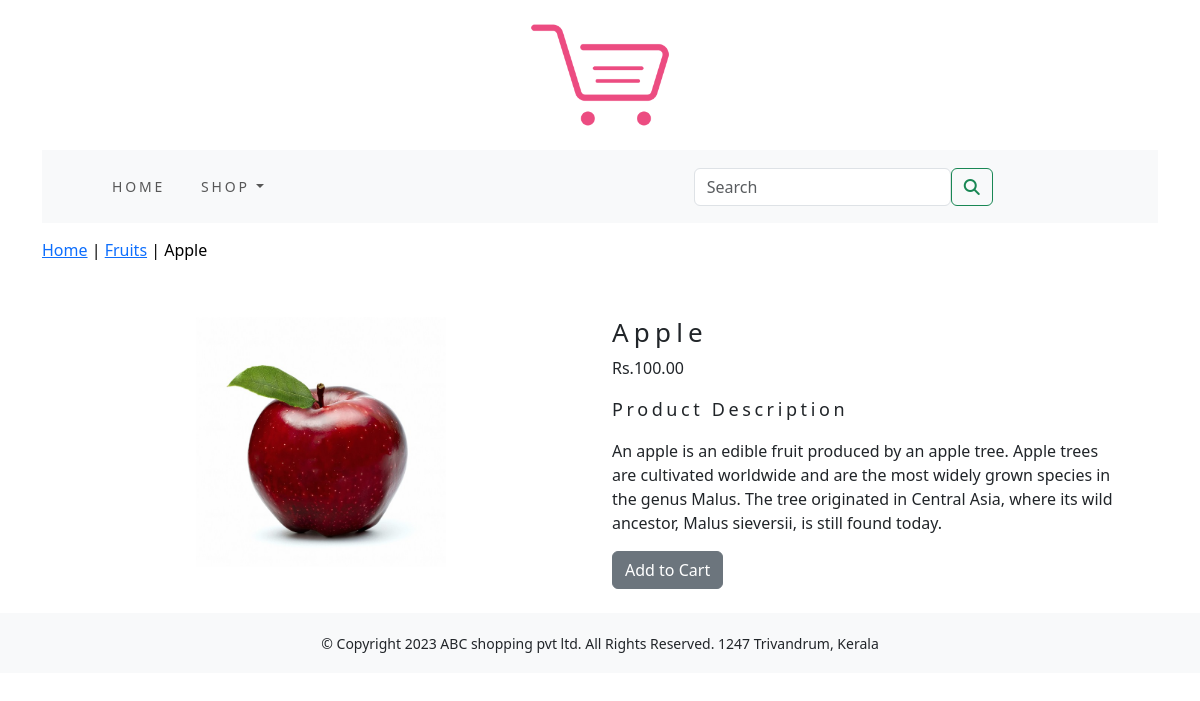
Screenshot of /ecommerceapp/fruits/apple/ with the database file from the repository.
### ecommerceapp/models.py (models this page shows, shortened)
class Product(models.Model):
    name = models.CharField(max_length=250, unique=True)
    slug = models.SlugField(max_length=250, unique=True)
    description = models.TextField(blank=True)
    price = models.DecimalField(max_digits=10, decimal_places=2)
    category = models.ForeignKey(Category, on_delete=models.CASCADE)
    image = models.ImageField(upload_to='product', blank=True)
    stock = models.IntegerField()
    available = models.BooleanField(default=True)
    created = models.DateTimeField(auto_now_add=True)
    updated = models.DateTimeField(auto_now=True)
    class Meta:
        ordering = ('name',)
        verbose_name = 'product'
        verbose_name_plural = 'products'

class Category(models.Model):
    name = models.CharField(max_length=250, unique=True)
    slug = models.SlugField(max_length=250, unique=True)
    description = models.TextField()
    image = models.ImageField(upload_to='category', blank=True)
    class Meta:
        ordering = ('name',)
        verbose_name = 'category'
        verbose_name_plural = 'categories'
    def get_url(self):
        return reverse('ecommerceapp:products_by_category', args=[self.slug])
    def __str__(self):
        return '{}'.format(self.name)

### ecommerceapp/views.py (the view)
# urls.py: path('<slug:c_slug>/<slug:product_slug>/', views.proDetail, name='prodCatdetail'),
def proDetail(request, c_slug, product_slug):
    try:
        product = Product.objects.get(category__slug=c_slug, slug=product_slug)
    except Exception as e:
        raise e
    return render(request, 'product.html', {'product': product})

### cart/context_processors.py (called while the page is built)
def counter(request):
    item_count = 0
    if 'admin' in request.path:
        return {}
    else:
        try:
            cart = Cart.objects.filter(cart_id=cart_id(request))
            cart_items = CartItem.objects.all().filter(cart=cart[:1])
            for cart_item in cart_items:
                item_count += cart_item.quantity
        except Cart.DoesNotExist:
            item_count = 0
    return dict(item_count=item_count)

### cart/views.py (called while the page is built)
def cart_id(request):
    cart = request.session.session_key
    if not cart:
        cart = request.session.create()
    return cart

### ecommerceapp/context_processors.py (called while the page is built)
def menu_links(request):
    links = Category.objects.all()
    return dict(links=links)

### templates/product.html (shortened to what this page needs)
{% extends 'base.html' %}
{% load static %}
{% block content %}
<div class="row my_prod_row_class">
  <div class="mx_auto">
    <p><a href="{% url 'ecommerceapp:allProdcat' %}">Home</a> | <a href="{{product.category.get_url}}">{{product.category}}</a> | {{product.name}} </p>
  </div>
</div>
<div class="container">
<br>
<div class="row">
  <div class="col-12 col-md-12 col-sm-12 col-lg-6 text-center">
    <div style="min-width:18rem">
      <img src="{{product.image.url}}" alt="{{product.name}}" width="250px" height="250px">
    </div>
  </div>
    <div class="col-12 col-sm-12 col-md-12 col-lg-6">
      <div>
      <h1 class="my_prod_title">{{product.name}}</h1>
      <p>Rs.{{product.price}}</p>
      <p class="my_title">Product Description</p>
      <p class="text-justify my_prod_texts">{{product.description}}</p>
      {% if product.stock <= 0 %}
      <p class="text-justify my_prod_texts"><b>Out of Stock</b></p>
      {% else %}
      <a class="btn btn-secondary" href="{% url 'cart:add_cart' product.id %}">Add to Cart</a>
      {% endif %}
    </div>
    </div>
</div>
</div>
{% endblock %}

### ecommerceapp/static/css/custom.css (style rules this page uses)
.my_title { font-size: 18px; text_transform:uppercase; letter-spacing: .2em; }
.my_prod_row_class { padding-top:15px; padding-bottom:15px; }
.my_prod_row_class .mx_auto { color:#000; font-size:16px; text-decoration:none; }
.my_prod_title { font-size:26px; text_transform:uppercase; letter-spacing: .2em; padding-top:10px: padding-bottom:16px; }
.my_prod_texts { padding-right:20px; }

### rows the page displays
Product: category "Fruits", name "Apple", image (picture), price "100.00", description "An apple is an edible fruit produced by an apple tree. Apple trees are cultivated worldwide and are the most widely grown species in the genus Malus. The tree originated in Central Asia, where its wild ancestor, Malus sieversii, is still found today."
